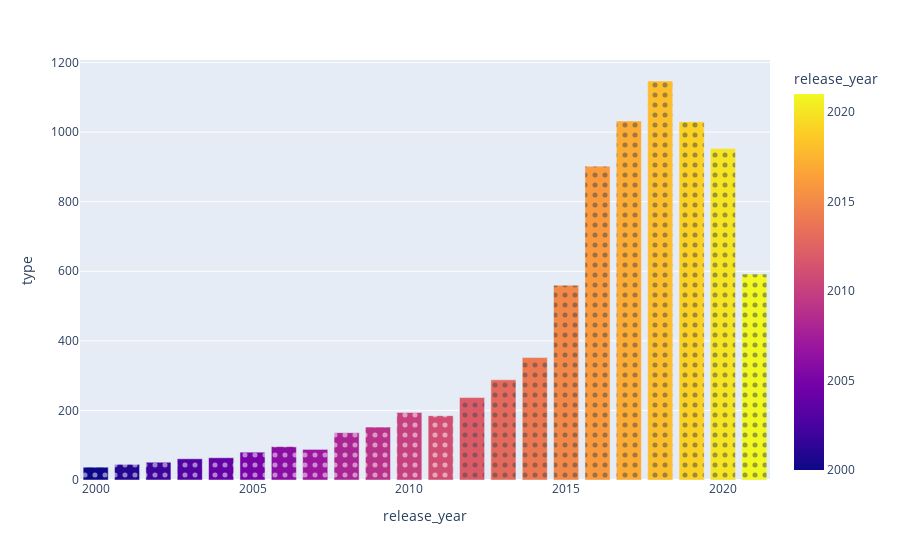

The notebook cell saved with this chart:
### Code cell
x= c.groupby('release_year')['type'].count()
px.bar(x,x=x.index,y='type',color=x.index,pattern_shape_sequence=[".", "x", "+"])

### Figure 1 — Plotly figure (JSON) as saved in the notebook; plotly's stock layout.template omitted (floating-point values rounded to 4 significant figures)
{"data": [{"alignmentgroup": "True", "hovertemplate": "release_year=%{marker.color}<br>type=%{y}<extra></extra>", "legendgroup": "", "marker": {"color": [2000, 2001, 2002, 2003, 2004, 2005, 2006, 2007, 2008, 2009, 2010, 2011, 2012, 2013, 2014, 2015, 2016, 2017, 2018, 2019, 2020, 2021], "coloraxis": "coloraxis", "pattern": {"shape": "."}}, "name": "", "offsetgroup": "", "orientation": "v", "showlegend": false, "textposition": "auto", "type": "bar", "x": [2000, 2001, 2002, 2003, 2004, 2005, 2006, 2007, 2008, 2009, 2010, 2011, 2012, 2013, 2014, 2015, 2016, 2017, 2018, 2019, 2020, 2021], "xaxis": "x", "y": [37, 45, 51, 61, 64, 80, 96, 88, 136, 152, 194, 185, 237, 288, 352, 560, 902, 1032, 1147, 1030, 953, 592], "yaxis": "y"}], "layout": {"barmode": "relative", "coloraxis": {"colorbar": {"title": {"text": "release_year"}}, "colorscale": [[0, "#0d0887"], [0.1111, "#46039f"], [0.2222, "#7201a8"], [0.3333, "#9c179e"], [0.4444, "#bd3786"], [0.5556, "#d8576b"], [0.6667, "#ed7953"], [0.7778, "#fb9f3a"], [0.8889, "#fdca26"], [1, "#f0f921"]]}, "legend": {"tracegroupgap": 0}, "margin": {"t": 60}, "xaxis": {"anchor": "y", "domain": [0, 1], "title": {"text": "release_year"}}, "yaxis": {"anchor": "x", "domain": [0, 1], "title": {"text": "type"}}}}
